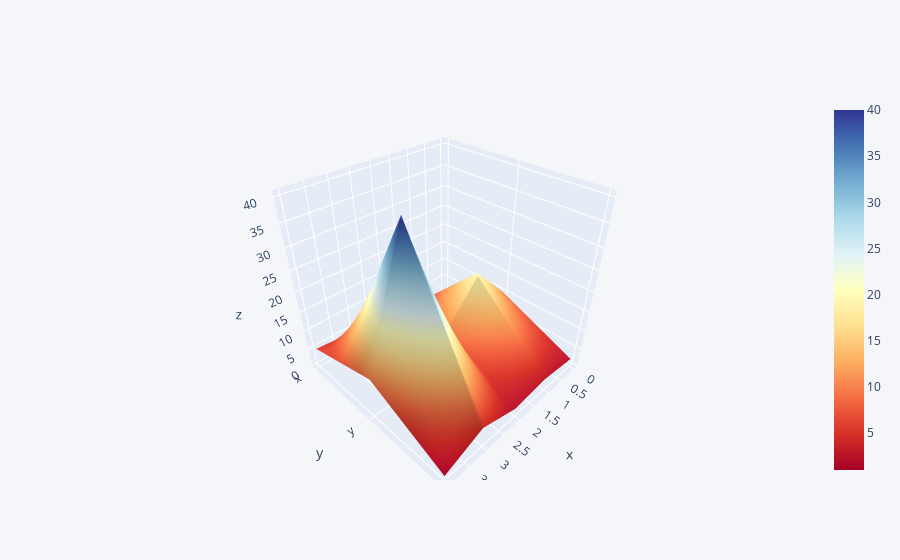

Notebook cell for this chart:
### Code cell
df3 = pd.DataFrame({'x':[1,2,3,4,5], 'y': [10,20,10,40,10], 'z':[2,3,2,5,1]})
df3.iplot(kind='surface', colorscale='rdylbu')

### Figure 1 — Plotly figure (JSON) as saved in the notebook; plotly's stock layout.template omitted (floating-point values rounded to 4 significant figures)
{"data": [{"colorscale": [[0, "rgb(165,0,38)"], [0.1, "rgb(215,48,39)"], [0.2, "rgb(244,109,67)"], [0.3, "rgb(253,174,97)"], [0.4, "rgb(254,224,144)"], [0.5, "rgb(255,255,191)"], [0.6, "rgb(224,243,248)"], [0.7, "rgb(171,217,233)"], [0.8, "rgb(116,173,209)"], [0.9, "rgb(69,117,180)"], [1, "rgb(49,54,149)"]], "type": "surface", "x": [0, 1, 2, 3, 4], "y": ["x", "y", "z"], "z": [[1, 2, 3, 4, 5], [10, 20, 10, 40, 10], [2, 3, 2, 5, 1]]}], "layout": {"legend": {"bgcolor": "#F5F6F9", "font": {"color": "#4D5663"}}, "paper_bgcolor": "#F5F6F9", "plot_bgcolor": "#F5F6F9", "title": {"font": {"color": "#4D5663"}}, "xaxis": {"gridcolor": "#E1E5ED", "showgrid": true, "tickfont": {"color": "#4D5663"}, "title": {"font": {"color": "#4D5663"}, "text": ""}, "zerolinecolor": "#E1E5ED"}, "yaxis": {"gridcolor": "#E1E5ED", "showgrid": true, "tickfont": {"color": "#4D5663"}, "title": {"font": {"color": "#4D5663"}, "text": ""}, "zerolinecolor": "#E1E5ED"}}}
